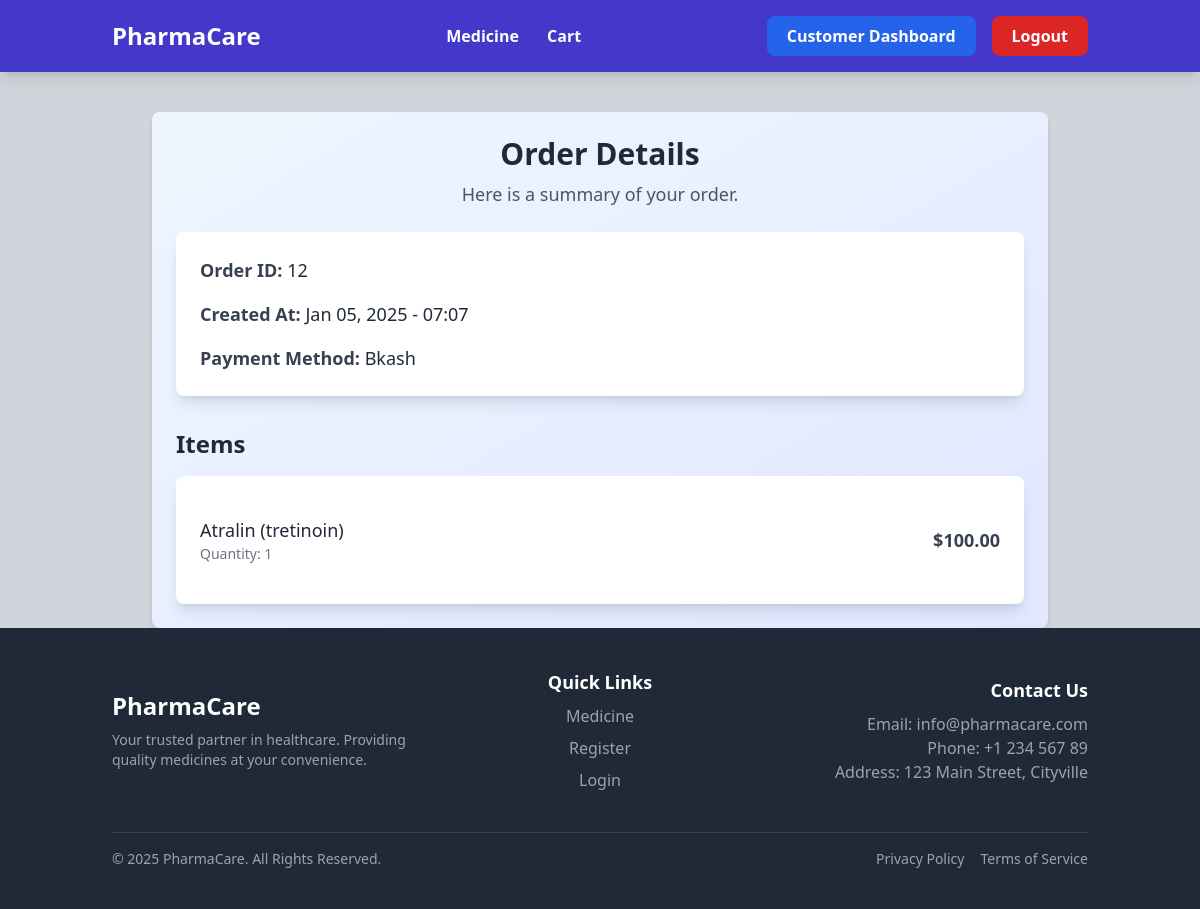
Page /Customer/orders/12/ (signed in) on the committed database.
### customer/models.py (models this page shows, shortened)
class Order(models.Model):
    user = models.ForeignKey(User, on_delete=models.CASCADE, related_name='orders')
    payment = models.OneToOneField(Payment, on_delete=models.CASCADE, related_name='order')
    created_at = models.DateTimeField(auto_now_add=True)

class Payment(models.Model):
    PAYMENT_METHODS = [
        ('Bkash', 'Bkash'),
        ('Nagad', 'Nagad'),
        ('Visa', 'Visa'),
    ]
    user = models.ForeignKey(User, on_delete=models.CASCADE, related_name="payments")
    method = models.CharField(max_length=50, choices=PAYMENT_METHODS)
    amount = models.DecimalField(max_digits=10, decimal_places=2)
    timestamp = models.DateTimeField(auto_now_add=True)

class OrderItem(models.Model):
    order = models.ForeignKey(Order, related_name='items', on_delete=models.CASCADE)
    product = models.ForeignKey(Product, on_delete=models.CASCADE)
    quantity = models.PositiveIntegerField()
    price = models.DecimalField(max_digits=10, decimal_places=2)

class Product(models.Model):
    name = models.CharField(max_length=255)
    price = models.DecimalField(max_digits=10, decimal_places=2)
    stock = models.PositiveIntegerField()
    description = models.TextField(blank=True, null=True)
    created_at = models.DateTimeField(auto_now_add=True)
    updated_at = models.DateTimeField(auto_now=True)
    slug = models.SlugField(unique=True, blank=True)
    image = models.ImageField(upload_to='customer/media/uploads/', blank=True, null=True)
    category = models.ForeignKey(Category, related_name='products', on_delete=models.SET_NULL, null=True, blank=True)

### customer/views.py (the view)
# urls.py: path('orders/<int:pk>/', views.OrderDetailView.as_view(), name='order_detail'),
class OrderDetailView(DetailView):
    model = Order
    template_name = "order_detail.html"
    context_object_name = "order"
    def get_queryset(self):
        return Order.objects.filter(user=self.request.user)

### customer/templates/order_detail.html
{% extends "base.html" %}
{% load tailwind_filters %}
{% load crispy_forms_tags %}
{% block content %}
<div class="max-w-4xl mx-auto p-6 mt-10 bg-gradient-to-br from-blue-50 to-indigo-100 rounded-lg shadow-md">
    <div class="mb-6 text-center">
        <h1 class="text-3xl font-bold text-gray-800">Order Details</h1>
        <p class="text-lg text-gray-600 mt-2">Here is a summary of your order.</p>
    </div>
    <div class="bg-white p-6 rounded-lg shadow-lg">
        <div class="space-y-4">
            <p class="text-lg">
                <span class="font-semibold text-gray-700">Order ID:</span>
                <span class="text-gray-800">{{ order.id }}</span>
            </p>
            <p class="text-lg">
                <span class="font-semibold text-gray-700">Created At:</span>
                <span class="text-gray-800">{{ order.created_at|date:"M d, Y - H:i" }}</span>
            </p>
            <p class="text-lg">
                <span class="font-semibold text-gray-700">Payment Method:</span>
                <span class="text-gray-800">{{ order.payment.method }}</span>
            </p>
        </div>
    </div>
    <div class="mt-8">
        <h2 class="text-2xl font-bold text-gray-800 mb-4">Items</h2>
        <div class="bg-white p-6 rounded-lg shadow-lg">
            <ul class="divide-y divide-gray-200">
                {% for item in order.items.all %}
                    <li class="py-4 flex justify-between items-center">
                        <div class="text-gray-800">
                            <p class="font-medium text-lg">{{ item.product.name }}</p>
                            <p class="text-sm text-gray-500">Quantity: {{ item.quantity }}</p>
                        </div>
                        <p class="text-lg font-semibold text-gray-700">${{ item.price }}</p>
                    </li>
                {% empty %}
                    <li class="py-4 text-center text-gray-500">
                        No items in this order.
                    </li>
                {% endfor %}
            </ul>
        </div>
    </div>
</div>
{% endblock %}

### rows in the picture
Order: id "12", created_at "Jan 05, 2025 - 07:07", payment.method "Bkash"
OrderItem: product.name "Atralin (tretinoin)", quantity "1", price "100.00"
